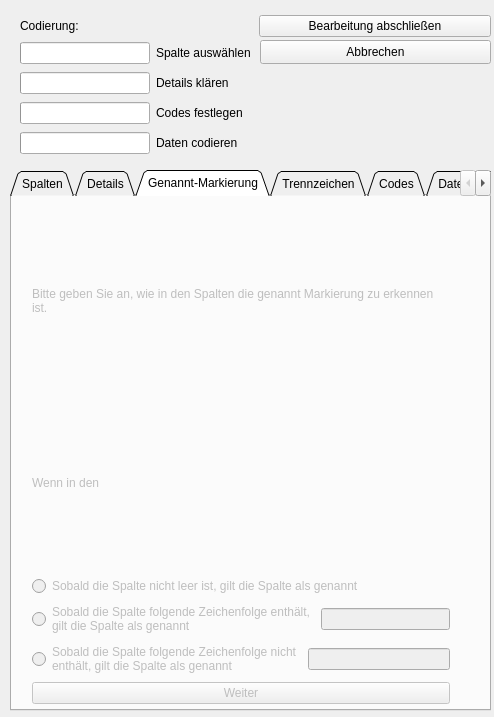
<?xml version="1.0" encoding="UTF-8"?>
<ui version="4.0">
 <class>fenster_codieren</class>
 <widget class="QDialog" name="fenster_codieren">
  <property name="geometry">
   <rect>
    <x>0</x>
    <y>0</y>
    <width>494</width>
    <height>717</height>
   </rect>
  </property>
  <property name="windowTitle">
   <string>Codieren</string>
  </property>
  <widget class="QTabWidget" name="tabwidg_inhalt">
   <property name="enabled">
    <bool>true</bool>
   </property>
   <property name="geometry">
    <rect>
     <x>10</x>
     <y>170</y>
     <width>481</width>
     <height>541</height>
    </rect>
   </property>
   <property name="tabShape">
    <enum>QTabWidget::Triangular</enum>
   </property>
   <property name="currentIndex">
    <number>2</number>
   </property>
   <property name="documentMode">
    <bool>false</bool>
   </property>
   <property name="tabsClosable">
    <bool>false</bool>
   </property>
   <property name="movable">
    <bool>false</bool>
   </property>
   <property name="tabBarAutoHide">
    <bool>false</bool>
   </property>
   <widget class="QWidget" name="tab_spalten">
    <attribute name="title">
     <string>Spalten</string>
    </attribute>
    <widget class="QLabel" name="label">
     <property name="geometry">
      <rect>
       <x>10</x>
       <y>10</y>
       <width>441</width>
       <height>61</height>
      </rect>
     </property>
     <property name="text">
      <string>Bitte wählen Sie alle Spalten aus, in denen die Informationen gespeichert sind. Mit der Shift-Taste können Sie mehrere Spalten zugleich auswählen.</string>
     </property>
     <property name="wordWrap">
      <bool>true</bool>
     </property>
    </widget>
    <widget class="QWidget" name="horizontalLayoutWidget">
     <property name="geometry">
      <rect>
       <x>0</x>
       <y>70</y>
       <width>451</width>
       <height>261</height>
      </rect>
     </property>
     <layout class="QHBoxLayout" name="horizontalLayout">
      <item>
       <widget class="QListWidget" name="listWidget_Spalten">
        <property name="selectionMode">
         <enum>QAbstractItemView::ExtendedSelection</enum>
        </property>
       </widget>
      </item>
      <item>
       <widget class="QLabel" name="text_spaltenauswahl">
        <property name="text">
         <string>Folgende Spalten sind ausgewählt:</string>
        </property>
        <property name="wordWrap">
         <bool>true</bool>
        </property>
       </widget>
      </item>
     </layout>
    </widget>
    <widget class="QWidget" name="verticalLayoutWidget">
     <property name="geometry">
      <rect>
       <x>0</x>
       <y>330</y>
       <width>451</width>
       <height>124</height>
      </rect>
     </property>
     <layout class="QVBoxLayout" name="verticalLayout">
      <item>
       <layout class="QHBoxLayout" name="horizontalLayout_6">
        <item>
         <widget class="QCheckBox" name="check_Spalte_genannt">
          <property name="text">
           <string>Die Spalte(n) funktionieren nach dem Prinzip genannt/nicht genannt.</string>
          </property>
         </widget>
        </item>
       </layout>
      </item>
      <item>
       <layout class="QHBoxLayout" name="horizontalLayout_2">
        <item>
         <widget class="QPushButton" name="button_spaltenauswahl_speichern">
          <property name="text">
           <string>Weiter</string>
          </property>
         </widget>
        </item>
       </layout>
      </item>
     </layout>
    </widget>
   </widget>
   <widget class="QWidget" name="tab_details">
    <attribute name="title">
     <string>Details</string>
    </attribute>
   </widget>
   <widget class="QWidget" name="tab_genanntmarkierungen">
    <property name="enabled">
     <bool>false</bool>
    </property>
    <attribute name="title">
     <string>Genannt-Markierung</string>
    </attribute>
    <widget class="QWidget" name="verticalLayoutWidget_6">
     <property name="geometry">
      <rect>
       <x>20</x>
       <y>17</y>
       <width>418</width>
       <height>491</height>
      </rect>
     </property>
     <layout class="QVBoxLayout" name="verticalLayout_5">
      <item>
       <widget class="QLabel" name="label_11">
        <property name="text">
         <string>Bitte geben Sie an, wie in den Spalten die genannt Markierung zu erkennen ist.</string>
        </property>
        <property name="wordWrap">
         <bool>true</bool>
        </property>
       </widget>
      </item>
      <item>
       <widget class="QLabel" name="label_genannt_beispiele">
        <property name="text">
         <string>Wenn in den </string>
        </property>
       </widget>
      </item>
      <item>
       <layout class="QHBoxLayout" name="horizontalLayout_7">
        <item>
         <widget class="QRadioButton" name="radio_genannt_nichtleer">
          <property name="text">
           <string>Sobald die Spalte nicht leer ist, gilt die Spalte als genannt</string>
          </property>
         </widget>
        </item>
       </layout>
      </item>
      <item>
       <layout class="QHBoxLayout" name="horizontalLayout_8">
        <item>
         <widget class="QRadioButton" name="radio_genannt_zeichen">
          <property name="text">
           <string>Sobald die Spalte folgende Zeichenfolge enthält, 
gilt die Spalte als genannt</string>
          </property>
         </widget>
        </item>
        <item>
         <widget class="QLineEdit" name="line_genannt_zeichen"/>
        </item>
       </layout>
      </item>
      <item>
       <layout class="QHBoxLayout" name="horizontalLayout_9">
        <item>
         <widget class="QRadioButton" name="radio_genannt_nichtzeichen">
          <property name="text">
           <string>Sobald die Spalte folgende Zeichenfolge nicht
enthält, gilt die Spalte als genannt</string>
          </property>
         </widget>
        </item>
        <item>
         <widget class="QLineEdit" name="line_genannt_nichtzeichen"/>
        </item>
       </layout>
      </item>
      <item>
       <layout class="QHBoxLayout" name="horizontalLayout_10">
        <item>
         <widget class="QPushButton" name="button_genanntmarkierung_speichern">
          <property name="text">
           <string>Weiter</string>
          </property>
         </widget>
        </item>
       </layout>
      </item>
     </layout>
    </widget>
   </widget>
   <widget class="QWidget" name="tab_trennzeichen">
    <property name="enabled">
     <bool>false</bool>
    </property>
    <attribute name="title">
     <string>Trennzeichen</string>
    </attribute>
    <widget class="QWidget" name="verticalLayoutWidget_2">
     <property name="geometry">
      <rect>
       <x>10</x>
       <y>20</y>
       <width>441</width>
       <height>481</height>
      </rect>
     </property>
     <layout class="QVBoxLayout" name="verticalLayout_2">
      <item>
       <widget class="QLabel" name="label_2">
        <property name="text">
         <string>Wenn in den einzelnen Spalten Mehrfachantworten möglich sind, mit welchen Trennzeichen werden die einzelnen Antworten getrennt: </string>
        </property>
        <property name="wordWrap">
         <bool>true</bool>
        </property>
       </widget>
      </item>
      <item>
       <layout class="QGridLayout" name="gridLayout_2">
        <item row="3" column="1">
         <widget class="QLineEdit" name="lineEdit_trennzeichen3"/>
        </item>
        <item row="3" column="0">
         <widget class="QLabel" name="label_10">
          <property name="text">
           <string>Trennzeichen 3</string>
          </property>
         </widget>
        </item>
        <item row="1" column="0">
         <widget class="QLabel" name="label_8">
          <property name="text">
           <string>Trennzeichen 1</string>
          </property>
         </widget>
        </item>
        <item row="2" column="0">
         <widget class="QLabel" name="label_9">
          <property name="text">
           <string>Trennzeichen 2</string>
          </property>
         </widget>
        </item>
        <item row="2" column="1">
         <widget class="QLineEdit" name="lineEdit_trennzeichen2"/>
        </item>
        <item row="1" column="1">
         <widget class="QLineEdit" name="lineEdit_trennzeichen1"/>
        </item>
       </layout>
      </item>
      <item>
       <widget class="QCheckBox" name="checkBox">
        <property name="text">
         <string>Es gibt keine Trennzeichen</string>
        </property>
       </widget>
      </item>
      <item>
       <widget class="QLabel" name="label_trennzeichen_beispiele">
        <property name="text">
         <string>Wenn in den </string>
        </property>
       </widget>
      </item>
      <item>
       <layout class="QHBoxLayout" name="horizontalLayout_5">
        <item>
         <widget class="QPushButton" name="button_trennzeichenauswahl_speichern">
          <property name="text">
           <string>Weiter</string>
          </property>
         </widget>
        </item>
       </layout>
      </item>
     </layout>
    </widget>
   </widget>
   <widget class="QWidget" name="tab_codes_auswahl">
    <property name="enabled">
     <bool>false</bool>
    </property>
    <attribute name="title">
     <string>Codes</string>
    </attribute>
    <widget class="QWidget" name="verticalLayoutWidget_7">
     <property name="geometry">
      <rect>
       <x>10</x>
       <y>10</y>
       <width>441</width>
       <height>461</height>
      </rect>
     </property>
     <layout class="QVBoxLayout" name="verticalLayout_6">
      <item>
       <widget class="QLabel" name="label_5">
        <property name="text">
         <string>Welche Informationen können Sie mit den angegebenen Spalten auslesen?</string>
        </property>
        <property name="wordWrap">
         <bool>true</bool>
        </property>
       </widget>
      </item>
      <item>
       <layout class="QVBoxLayout" name="verticalLayout_codes_liste">
        <property name="sizeConstraint">
         <enum>QLayout::SetDefaultConstraint</enum>
        </property>
       </layout>
      </item>
      <item>
       <layout class="QHBoxLayout" name="horizontalLayout_11">
        <item>
         <widget class="QPushButton" name="button_codeauswahl_speichern">
          <property name="text">
           <string>Weiter</string>
          </property>
         </widget>
        </item>
       </layout>
      </item>
     </layout>
    </widget>
   </widget>
   <widget class="QWidget" name="tab_codieren">
    <property name="enabled">
     <bool>false</bool>
    </property>
    <attribute name="title">
     <string>Daten codieren</string>
    </attribute>
    <widget class="QWidget" name="verticalLayoutWidget_5">
     <property name="geometry">
      <rect>
       <x>10</x>
       <y>10</y>
       <width>442</width>
       <height>131</height>
      </rect>
     </property>
     <layout class="QVBoxLayout" name="verticalLayout_4">
      <item>
       <widget class="QLabel" name="label_7">
        <property name="text">
         <string>Bitte codieren Sie hier die Werte aus ihrer Dokumentation anhand der Mindeststandards zur AD-Beratungsdokumentation.</string>
        </property>
        <property name="wordWrap">
         <bool>true</bool>
        </property>
       </widget>
      </item>
      <item>
       <layout class="QHBoxLayout" name="horizontalLayout_4">
        <item>
         <widget class="QLabel" name="lbl_codetext">
          <property name="text">
           <string>Noch nicht ausgewählt</string>
          </property>
          <property name="wordWrap">
           <bool>true</bool>
          </property>
         </widget>
        </item>
        <item>
         <layout class="QVBoxLayout" name="verticalLayout_3">
          <item>
           <widget class="QCheckBox" name="checkBox_codieren_codierteanzeigen">
            <property name="text">
             <string>Zeige codierte Elemente</string>
            </property>
            <property name="checked">
             <bool>true</bool>
            </property>
           </widget>
          </item>
          <item>
           <widget class="QCheckBox" name="checkBox_codieren_uncodierteanzeigen">
            <property name="text">
             <string>Zeige nicht-codierte Elemente</string>
            </property>
            <property name="checked">
             <bool>true</bool>
            </property>
           </widget>
          </item>
         </layout>
        </item>
       </layout>
      </item>
     </layout>
    </widget>
    <widget class="QWidget" name="verticalLayoutWidget_3">
     <property name="geometry">
      <rect>
       <x>10</x>
       <y>140</y>
       <width>444</width>
       <height>291</height>
      </rect>
     </property>
     <layout class="QVBoxLayout" name="verticalLayout_codierung_ersteebene">
      <property name="sizeConstraint">
       <enum>QLayout::SetDefaultConstraint</enum>
      </property>
      <item>
       <layout class="QHBoxLayout" name="horizontalLayout_3"/>
      </item>
     </layout>
    </widget>
    <widget class="QWidget" name="horizontalLayoutWidget_3">
     <property name="geometry">
      <rect>
       <x>10</x>
       <y>430</y>
       <width>440</width>
       <height>41</height>
      </rect>
     </property>
     <layout class="QHBoxLayout" name="horizontalLayout_13">
      <item>
       <widget class="QPushButton" name="button_zumersten">
        <property name="text">
         <string>|&lt;</string>
        </property>
       </widget>
      </item>
      <item>
       <widget class="QPushButton" name="button_rueckwaerts">
        <property name="text">
         <string>&lt;</string>
        </property>
       </widget>
      </item>
      <item>
       <widget class="QLineEdit" name="line_codeakt_num">
        <property name="contextMenuPolicy">
         <enum>Qt::DefaultContextMenu</enum>
        </property>
        <property name="alignment">
         <set>Qt::AlignRight|Qt::AlignTrailing|Qt::AlignVCenter</set>
        </property>
       </widget>
      </item>
      <item>
       <widget class="QLabel" name="lbl_codieren_gesamtzahl">
        <property name="text">
         <string>/nan         </string>
        </property>
       </widget>
      </item>
      <item>
       <widget class="QPushButton" name="button_vorwaerts">
        <property name="text">
         <string>&gt;</string>
        </property>
       </widget>
      </item>
      <item>
       <widget class="QPushButton" name="button_zumletzten">
        <property name="text">
         <string>&gt;|</string>
        </property>
       </widget>
      </item>
     </layout>
    </widget>
   </widget>
  </widget>
  <widget class="QWidget" name="gridLayoutWidget">
   <property name="geometry">
    <rect>
     <x>20</x>
     <y>40</y>
     <width>231</width>
     <height>116</height>
    </rect>
   </property>
   <layout class="QGridLayout" name="gridLayout">
    <item row="2" column="1">
     <widget class="QLabel" name="label_3">
      <property name="text">
       <string>Codes festlegen</string>
      </property>
     </widget>
    </item>
    <item row="3" column="0">
     <widget class="QProgressBar" name="fortschritt_codieren">
      <property name="value">
       <number>0</number>
      </property>
      <property name="textVisible">
       <bool>false</bool>
      </property>
     </widget>
    </item>
    <item row="1" column="0">
     <widget class="QProgressBar" name="fortschritt_details">
      <property name="value">
       <number>0</number>
      </property>
      <property name="textVisible">
       <bool>false</bool>
      </property>
     </widget>
    </item>
    <item row="0" column="0">
     <widget class="QProgressBar" name="fortschritt_spalte">
      <property name="value">
       <number>0</number>
      </property>
      <property name="textVisible">
       <bool>false</bool>
      </property>
     </widget>
    </item>
    <item row="3" column="1">
     <widget class="QLabel" name="lbl_fort_daten_cod">
      <property name="text">
       <string>Daten codieren</string>
      </property>
     </widget>
    </item>
    <item row="1" column="1">
     <widget class="QLabel" name="label_13">
      <property name="text">
       <string>Details klären</string>
      </property>
     </widget>
    </item>
    <item row="0" column="1">
     <widget class="QLabel" name="label_4">
      <property name="text">
       <string>Spalte auswählen</string>
      </property>
     </widget>
    </item>
    <item row="2" column="0">
     <widget class="QProgressBar" name="fortschritt_codes">
      <property name="value">
       <number>0</number>
      </property>
      <property name="textVisible">
       <bool>false</bool>
      </property>
     </widget>
    </item>
   </layout>
  </widget>
  <widget class="QWidget" name="horizontalLayoutWidget_2">
   <property name="geometry">
    <rect>
     <x>20</x>
     <y>10</y>
     <width>471</width>
     <height>32</height>
    </rect>
   </property>
   <layout class="QHBoxLayout" name="horizontalLayout_12">
    <item>
     <widget class="QLabel" name="label_codierung_ueberschrift">
      <property name="text">
       <string>Codierung:</string>
      </property>
     </widget>
    </item>
    <item>
     <widget class="QPushButton" name="button_OK">
      <property name="text">
       <string>Bearbeitung abschließen</string>
      </property>
     </widget>
    </item>
   </layout>
  </widget>
  <widget class="QPushButton" name="button_spaltenauswahl_abbrechen">
   <property name="geometry">
    <rect>
     <x>260</x>
     <y>40</y>
     <width>231</width>
     <height>24</height>
    </rect>
   </property>
   <property name="text">
    <string>Abbrechen</string>
   </property>
  </widget>
 </widget>
 <tabstops>
  <tabstop>tabwidg_inhalt</tabstop>
  <tabstop>lineEdit_trennzeichen1</tabstop>
  <tabstop>lineEdit_trennzeichen2</tabstop>
  <tabstop>lineEdit_trennzeichen3</tabstop>
  <tabstop>checkBox_codieren_uncodierteanzeigen</tabstop>
  <tabstop>checkBox_codieren_codierteanzeigen</tabstop>
  <tabstop>button_trennzeichenauswahl_speichern</tabstop>
  <tabstop>checkBox</tabstop>
  <tabstop>listWidget_Spalten</tabstop>
  <tabstop>button_spaltenauswahl_speichern</tabstop>
  <tabstop>check_Spalte_genannt</tabstop>
  <tabstop>radio_genannt_nichtleer</tabstop>
  <tabstop>radio_genannt_zeichen</tabstop>
  <tabstop>line_genannt_zeichen</tabstop>
  <tabstop>radio_genannt_nichtzeichen</tabstop>
  <tabstop>line_genannt_nichtzeichen</tabstop>
  <tabstop>button_genanntmarkierung_speichern</tabstop>
 </tabstops>
 <resources/>
 <connections/>
</ui>
